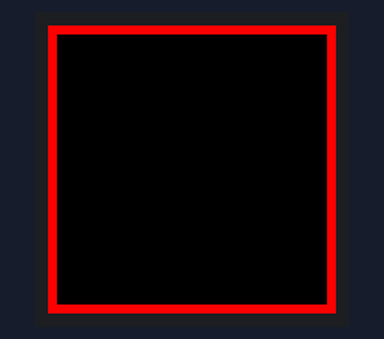
Recording of a sketch running on a simulated Arduino Uno, built with avr-gcc and run on an emulated ATmega328P. Parts: 32×32 colour display.

Above: at 0.1 s.

The sketch:

Straithe_SinglePixelBorder.ino
```cpp
// (licence header left out)
#include <Adafruit_GFX.h>   // Core graphics library
#include <RGBmatrixPanel.h> // Hardware-specific library

// pinout for 32x32 matrix
#define CLK 11
#define OE  9
#define LAT 10
#define A   A0
#define B   A1
#define C   A2
#define D   A3

RGBmatrixPanel matrix(A, B, C, D, CLK, LAT, OE, false);

void setup()
{
  drawBorder();
}

/*
 * Draws the border around the edge of the LED board.
 */
void drawBorder()
{
  int      x, y;
  uint16_t c;

  matrix.begin();

  for(y = 0; y < matrix.width(); y++)
  {
    c = setColour();

    // Draw vertical line down on left
    x = 0;
    matrix.drawPixel(x, y, c);

    // Draw vertical line down on right
    x = matrix.width()-1;
    matrix.drawPixel(x, y, c);
  }

  for(x = 0; x < matrix.height(); x++)
  {
    // Draw horizontal line at top
    y = 0;
    matrix.drawPixel(x, y, c);

    // Draw horizontal line at bottom
    y = matrix.height()-1;
    matrix.drawPixel(x, y, c);
  }
}

/*
 * Set the colour for the border.
 * return:  uint16_t  colour  colour for the border.
 */
uint16_t setColour()
{
  uint16_t colour;

  colour = matrix.ColorHSV(42, 255, 255, true);

  return colour;
}

void loop()
{
  // do nothing
}
```
